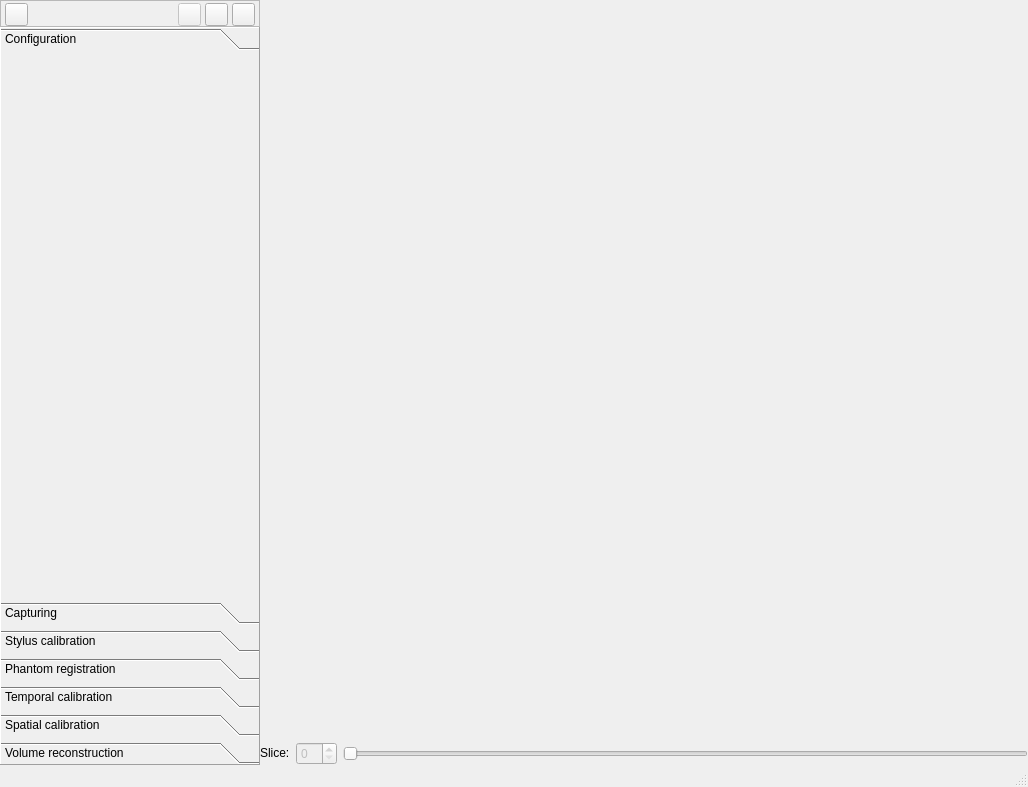
<?xml version="1.0" encoding="UTF-8"?>
<ui version="4.0">
 <class>fCalMainWindow</class>
 <widget class="QMainWindow" name="fCalMainWindow">
  <property name="geometry">
   <rect>
    <x>0</x>
    <y>0</y>
    <width>1028</width>
    <height>787</height>
   </rect>
  </property>
  <property name="windowTitle">
   <string>fCal</string>
  </property>
  <property name="windowIcon">
   <iconset resource="fCal.qrc">
    <normaloff>:/icons/Resources/icon_fCal.png</normaloff>:/icons/Resources/icon_fCal.png</iconset>
  </property>
  <widget class="QWidget" name="centralWidget">
   <property name="sizePolicy">
    <sizepolicy hsizetype="Expanding" vsizetype="Expanding">
     <horstretch>0</horstretch>
     <verstretch>0</verstretch>
    </sizepolicy>
   </property>
   <layout class="QGridLayout" name="gridLayout">
    <property name="margin">
     <number>0</number>
    </property>
    <property name="spacing">
     <number>0</number>
    </property>
    <item row="0" column="0" rowspan="4">
     <layout class="QVBoxLayout" name="verticalLayout">
      <property name="spacing">
       <number>0</number>
      </property>
      <property name="sizeConstraint">
       <enum>QLayout::SetDefaultConstraint</enum>
      </property>
      <item>
       <widget class="QFrame" name="frame_Toolbar">
        <property name="sizePolicy">
         <sizepolicy hsizetype="Preferred" vsizetype="Minimum">
          <horstretch>0</horstretch>
          <verstretch>0</verstretch>
         </sizepolicy>
        </property>
        <property name="minimumSize">
         <size>
          <width>260</width>
          <height>27</height>
         </size>
        </property>
        <property name="maximumSize">
         <size>
          <width>260</width>
          <height>27</height>
         </size>
        </property>
        <property name="frameShape">
         <enum>QFrame::StyledPanel</enum>
        </property>
        <property name="frameShadow">
         <enum>QFrame::Raised</enum>
        </property>
        <layout class="QHBoxLayout" name="horizontalLayout">
         <property name="spacing">
          <number>4</number>
         </property>
         <property name="leftMargin">
          <number>4</number>
         </property>
         <property name="topMargin">
          <number>2</number>
         </property>
         <property name="rightMargin">
          <number>4</number>
         </property>
         <property name="bottomMargin">
          <number>2</number>
         </property>
         <item>
          <widget class="QPushButton" name="pushButton_SaveConfiguration">
           <property name="minimumSize">
            <size>
             <width>23</width>
             <height>23</height>
            </size>
           </property>
           <property name="maximumSize">
            <size>
             <width>23</width>
             <height>23</height>
            </size>
           </property>
           <property name="focusPolicy">
            <enum>Qt::ClickFocus</enum>
           </property>
           <property name="toolTip">
            <string>Save current device set configuration</string>
           </property>
           <property name="text">
            <string/>
           </property>
           <property name="icon">
            <iconset resource="fCal.qrc">
             <normaloff>:/icons/Resources/icon_Save.png</normaloff>:/icons/Resources/icon_Save.png</iconset>
           </property>
          </widget>
         </item>
         <item>
          <spacer name="horizontalSpacer">
           <property name="orientation">
            <enum>Qt::Horizontal</enum>
           </property>
           <property name="sizeHint" stdset="0">
            <size>
             <width>40</width>
             <height>20</height>
            </size>
           </property>
          </spacer>
         </item>
         <item>
          <widget class="QPushButton" name="pushButton_ImageOrientation">
           <property name="enabled">
            <bool>false</bool>
           </property>
           <property name="minimumSize">
            <size>
             <width>23</width>
             <height>23</height>
            </size>
           </property>
           <property name="maximumSize">
            <size>
             <width>23</width>
             <height>23</height>
            </size>
           </property>
           <property name="focusPolicy">
            <enum>Qt::ClickFocus</enum>
           </property>
           <property name="contextMenuPolicy">
            <enum>Qt::DefaultContextMenu</enum>
           </property>
           <property name="toolTip">
            <string>Image (2D) Controls</string>
           </property>
           <property name="text">
            <string/>
           </property>
           <property name="icon">
            <iconset resource="fCal.qrc">
             <normaloff>:/icons/Resources/icon_ImageControl.png</normaloff>:/icons/Resources/icon_ImageControl.png</iconset>
           </property>
          </widget>
         </item>
         <item>
          <widget class="QPushButton" name="pushButton_ShowDevices">
           <property name="minimumSize">
            <size>
             <width>23</width>
             <height>23</height>
            </size>
           </property>
           <property name="maximumSize">
            <size>
             <width>23</width>
             <height>23</height>
            </size>
           </property>
           <property name="focusPolicy">
            <enum>Qt::ClickFocus</enum>
           </property>
           <property name="toolTip">
            <string>Show all devices / Show content for current toolbox</string>
           </property>
           <property name="text">
            <string/>
           </property>
           <property name="icon">
            <iconset resource="fCal.qrc">
             <normaloff>:/icons/Resources/icon_ObjectMode.png</normaloff>:/icons/Resources/icon_ObjectMode.png</iconset>
           </property>
           <property name="checkable">
            <bool>true</bool>
           </property>
          </widget>
         </item>
         <item>
          <widget class="QPushButton" name="pushButton_Tools">
           <property name="minimumSize">
            <size>
             <width>23</width>
             <height>23</height>
            </size>
           </property>
           <property name="maximumSize">
            <size>
             <width>23</width>
             <height>23</height>
            </size>
           </property>
           <property name="focusPolicy">
            <enum>Qt::NoFocus</enum>
           </property>
           <property name="toolTip">
            <string>Tools menu</string>
           </property>
           <property name="text">
            <string/>
           </property>
           <property name="icon">
            <iconset resource="fCal.qrc">
             <normaloff>:/icons/Resources/icon_Tools.png</normaloff>:/icons/Resources/icon_Tools.png</iconset>
           </property>
          </widget>
         </item>
        </layout>
       </widget>
      </item>
      <item>
       <widget class="QToolBox" name="toolbox">
        <property name="sizePolicy">
         <sizepolicy hsizetype="Preferred" vsizetype="Expanding">
          <horstretch>0</horstretch>
          <verstretch>0</verstretch>
         </sizepolicy>
        </property>
        <property name="minimumSize">
         <size>
          <width>260</width>
          <height>200</height>
         </size>
        </property>
        <property name="maximumSize">
         <size>
          <width>260</width>
          <height>16777215</height>
         </size>
        </property>
        <property name="frameShape">
         <enum>QFrame::Panel</enum>
        </property>
        <property name="frameShadow">
         <enum>QFrame::Raised</enum>
        </property>
        <property name="currentIndex">
         <number>0</number>
        </property>
        <widget class="QWidget" name="toolbox_Configuration">
         <property name="geometry">
          <rect>
           <x>0</x>
           <y>0</y>
           <width>258</width>
           <height>547</height>
          </rect>
         </property>
         <attribute name="label">
          <string>Configuration</string>
         </attribute>
        </widget>
        <widget class="QWidget" name="toolbox_Capturing">
         <property name="geometry">
          <rect>
           <x>0</x>
           <y>0</y>
           <width>258</width>
           <height>547</height>
          </rect>
         </property>
         <attribute name="label">
          <string>Capturing</string>
         </attribute>
        </widget>
        <widget class="QWidget" name="toolbox_StylusCalibration">
         <property name="geometry">
          <rect>
           <x>0</x>
           <y>0</y>
           <width>258</width>
           <height>547</height>
          </rect>
         </property>
         <attribute name="label">
          <string>Stylus calibration</string>
         </attribute>
        </widget>
        <widget class="QWidget" name="toolbox_PhantomRegistration">
         <property name="geometry">
          <rect>
           <x>0</x>
           <y>0</y>
           <width>258</width>
           <height>547</height>
          </rect>
         </property>
         <attribute name="label">
          <string>Phantom registration</string>
         </attribute>
        </widget>
        <widget class="QWidget" name="toolbox_TemporalCalibration">
         <property name="geometry">
          <rect>
           <x>0</x>
           <y>0</y>
           <width>258</width>
           <height>547</height>
          </rect>
         </property>
         <attribute name="label">
          <string>Temporal calibration</string>
         </attribute>
        </widget>
        <widget class="QWidget" name="toolbox_SpatialCalibration">
         <property name="geometry">
          <rect>
           <x>0</x>
           <y>0</y>
           <width>258</width>
           <height>547</height>
          </rect>
         </property>
         <attribute name="label">
          <string>Spatial calibration</string>
         </attribute>
        </widget>
        <widget class="QWidget" name="toolbox_VolumeReconstruction">
         <property name="geometry">
          <rect>
           <x>0</x>
           <y>0</y>
           <width>258</width>
           <height>547</height>
          </rect>
         </property>
         <attribute name="label">
          <string>Volume reconstruction</string>
         </attribute>
        </widget>
       </widget>
      </item>
     </layout>
    </item>
    <item row="2" column="1">
     <layout class="QHBoxLayout" name="horizontalLayout_SliceNumber">
      <item>
       <widget class="QLabel" name="label_SliceNumber">
        <property name="sizePolicy">
         <sizepolicy hsizetype="Preferred" vsizetype="Fixed">
          <horstretch>0</horstretch>
          <verstretch>0</verstretch>
         </sizepolicy>
        </property>
        <property name="text">
         <string>Slice:</string>
        </property>
       </widget>
      </item>
      <item>
       <widget class="QSpinBox" name="spinBox_SliceNumber">
        <property name="enabled">
         <bool>false</bool>
        </property>
       </widget>
      </item>
      <item>
       <widget class="QSlider" name="horizontalSlider_SliceNumber">
        <property name="enabled">
         <bool>false</bool>
        </property>
        <property name="orientation">
         <enum>Qt::Horizontal</enum>
        </property>
       </widget>
      </item>
     </layout>
    </item>
    <item row="1" column="1">
     <widget class="QVTKWidget" name="canvas" native="true">
      <property name="sizePolicy">
       <sizepolicy hsizetype="Preferred" vsizetype="Expanding">
        <horstretch>1</horstretch>
        <verstretch>0</verstretch>
       </sizepolicy>
      </property>
      <property name="minimumSize">
       <size>
        <width>300</width>
        <height>200</height>
       </size>
      </property>
      <property name="sizeIncrement">
       <size>
        <width>4</width>
        <height>3</height>
       </size>
      </property>
      <property name="focusPolicy">
       <enum>Qt::ClickFocus</enum>
      </property>
     </widget>
    </item>
   </layout>
  </widget>
  <widget class="QStatusBar" name="statusBar">
   <property name="sizePolicy">
    <sizepolicy hsizetype="Expanding" vsizetype="Preferred">
     <horstretch>0</horstretch>
     <verstretch>0</verstretch>
    </sizepolicy>
   </property>
  </widget>
 </widget>
 <layoutdefault spacing="6" margin="11"/>
 <customwidgets>
  <customwidget>
   <class>QVTKWidget</class>
   <extends>QWidget</extends>
   <header location="global">QVTKWidget.h</header>
  </customwidget>
 </customwidgets>
 <resources>
  <include location="fCal.qrc"/>
 </resources>
 <connections/>
</ui>
